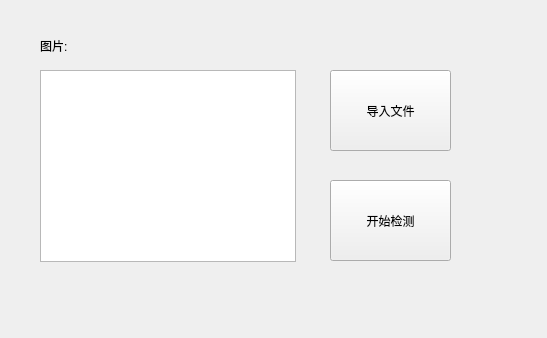
<?xml version="1.0" encoding="UTF-8"?>
<ui version="4.0">
 <class>WizardPage</class>
 <widget class="QWizardPage" name="WizardPage">
  <property name="geometry">
   <rect>
    <x>0</x>
    <y>0</y>
    <width>547</width>
    <height>338</height>
   </rect>
  </property>
  <property name="windowTitle">
   <string>WizardPage</string>
  </property>
  <widget class="QGraphicsView" name="graphicsView">
   <property name="geometry">
    <rect>
     <x>40</x>
     <y>70</y>
     <width>256</width>
     <height>192</height>
    </rect>
   </property>
  </widget>
  <widget class="QLabel" name="label">
   <property name="geometry">
    <rect>
     <x>40</x>
     <y>35</y>
     <width>81</width>
     <height>21</height>
    </rect>
   </property>
   <property name="text">
    <string>图片:</string>
   </property>
  </widget>
  <widget class="QPushButton" name="check_start_button">
   <property name="geometry">
    <rect>
     <x>330</x>
     <y>180</y>
     <width>121</width>
     <height>81</height>
    </rect>
   </property>
   <property name="text">
    <string>开始检测</string>
   </property>
  </widget>
  <widget class="QPushButton" name="image_input_button">
   <property name="geometry">
    <rect>
     <x>330</x>
     <y>70</y>
     <width>121</width>
     <height>81</height>
    </rect>
   </property>
   <property name="text">
    <string>导入文件</string>
   </property>
  </widget>
 </widget>
 <resources/>
 <connections/>
</ui>
